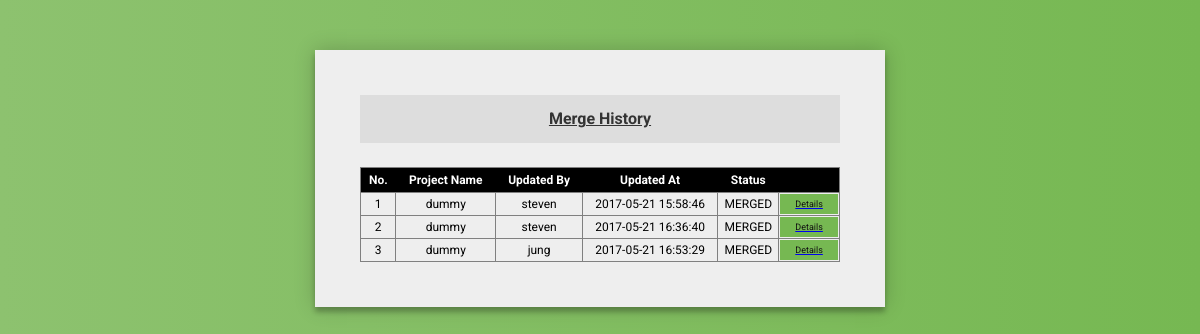
The app's page /merge_history (signed in) with its own data.
### tables this page shows
CREATE TABLE activity (
    id integer primary key autoincrement,
    project_name text not null,
    branch_name text not null,
    files_list text not null,
    updated_by text not null,
    updated_at text not null,
    notes text not null,
    merge_status integer not null,
    merge_notes text not null,
    revert_status integer not null,
    review_status integer not null,
    activity_status integer not null,
    activity_notes text not null
);

### mpoci.py (the view)
@app.route('/merge_history', methods=['GET','POST'])
def merge_history():
    if not len(session) and 'username' not in session.keys():
        return redirect(url_for('main_page'))
    error = None
    mergeHistory = None
    if request.method == 'GET':
        mergeHistory = query_db('select * from activity where merge_status = 1 order by updated_at',[])
        return render_template('merge_history.html', mergeHistory=mergeHistory)
    return render_template('merge_history.html')

### mpoci.py (called while the page is built)
def connect_db():
    rv = sqlite3.connect(app.config['DATABASE'])
    rv.row_factory = sqlite3.Row
    return rv

def get_db():
    if not hasattr(g, 'mpoci.db'):
        g.sqlite_db = connect_db()
    return g.sqlite_db

def query_db(query, args=(), one=False):
    db = get_db()
    db.text_factory = str
    cur = db.execute(query, args)
    rv = cur.fetchall()
    cur.close()
    return (rv[0] if rv else None) if one else rv

### templates/merge_history.html (shortened to what this page needs)
<!DOCTYPE html>
<head>
    <link rel="stylesheet" type="text/css" href="{{ url_for('static', filename='merge_history.css') }}" />
</head>
<body>
<div class="form">
  <form class="merge-history-form" action="../merge_history" method="POST">
  <label for="title-form">Merge History</label>
  <table class="merge-list" style="width:100%">
    <tr>
      <th>No.</th>
      <th>Project Name</th>
      <th>Updated By</th>
      <th>Updated At</th>
      <th>Status</th>
      <th colspan="2"></th>
    </tr>
    {% set number = [1] %}
    {% for history in mergeHistory %}
      {% if history.updated_by != 'mpociadmin' %}
      <tr>
        <td>{{ number[0] }}</td>
        <td>{{ history.project_name }}</td>
        <td>{{ history.updated_by }}</td>
        <td>{{ history.updated_at }}</td>
        <td>MERGED</td>
        <td><a href="../activity_details?act_id={{ history.id }}" target="_blank" class="action_link"><span class="details">Details</span></a></td>
      </tr>
      {% endif %}
    {% endfor %}
  </table>
  </form>
</div>
</body>
</html>

### static/merge_history.css (style rules this page uses)
label[for="title-form"] { display: block; padding: 3% 0 3% 0; font-size: 1em; font-weight: bold; color: #333; width: 100%; margin: 0 0 5% 0; background: #ddd; text-decoration: underline; }
.form { position: relative; z-index: 1; background: #eee; max-width: 480px; margin: 50px auto 100px; padding: 45px; text-align: center; box-shadow: 0 0 20px 0 rgba(0, 0, 0, 0.2), 0 5px 5px 0 rgba(0, 0, 0, 0.24); }
.merge-list { border: 1px solid grey; border-collapse: collapse; font-size: 12px; font-family: "Roboto", sans-serif; }
.merge-list th { background-color: black; color: white; padding: 5px; }
.merge-list tr td { border: 1px solid grey; border-collapse: collapse; }
.details, .view { display: block; padding: 5px 10px; font-size: 0.75em; color: #111; background: #76b852; }
body { background: #76b852; background: -webkit-linear-gradient(right, #76b852, #8DC26F); background: -moz-linear-gradient(right, #76b852, #8DC26F); background: -o-linear-gradient(right, #76b852, #8DC26F); background: linear-gradient(to left, #76b852, #8DC26F); font-family: "Roboto", sans-serif; -webkit-font-smoothing: antialiased; -moz-osx-font-smoothing: grayscale; }

### records on screen
activity: number "1", project_name "dummy", updated_by "steven", updated_at "2017-05-21 15:58:46"
activity: number "2", project_name "dummy", updated_by "steven", updated_at "2017-05-21 16:36:40"
activity: number "3", project_name "dummy", updated_by "jung", updated_at "2017-05-21 16:53:29"
